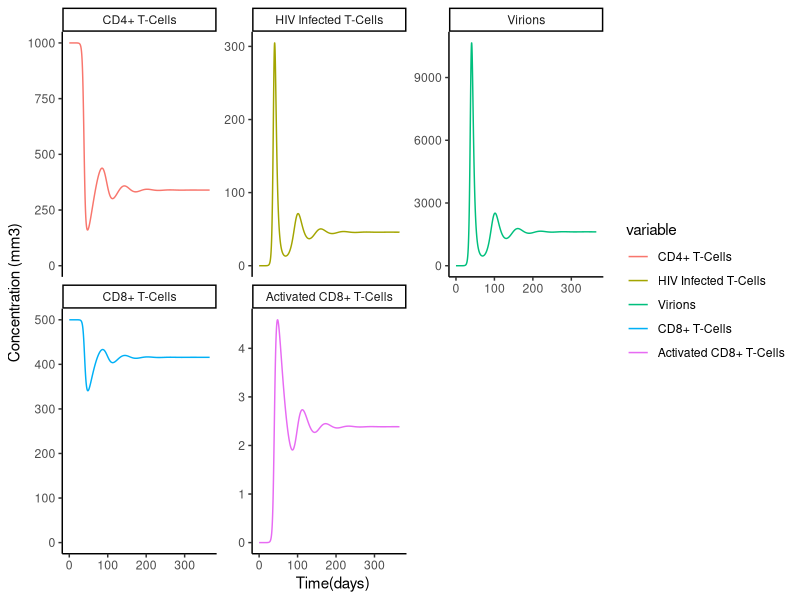
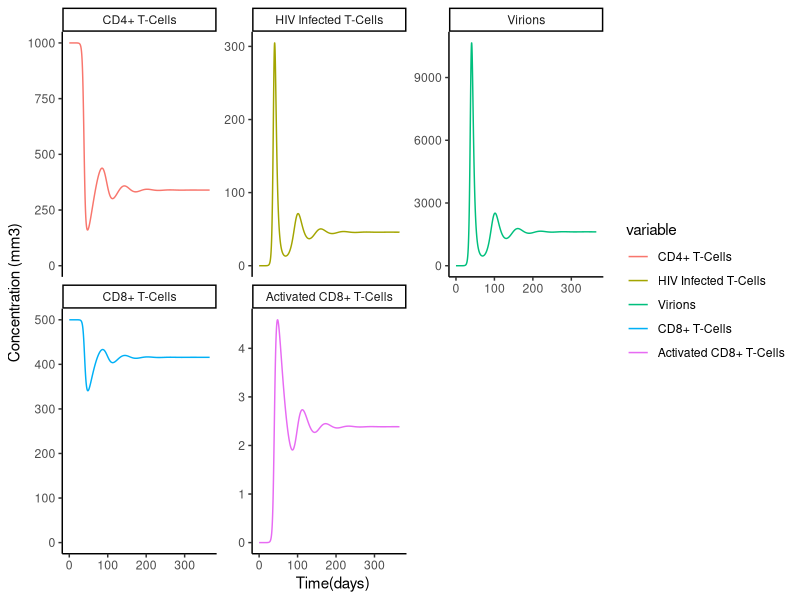

These figures' R source, in order:
library(deSolve)
library(ggplot2)
library(tidyr)

# hiv_func is the function on the right hand side of the
# differential equation. 
hiv_func <- function(t, HIV, params) {

    T = HIV["T"]
    I = HIV["I"]
    V = HIV["V"]
    Z = HIV["Z"]
    ZA = HIV["ZA"]

    mu_x = params["mu_x"]
    mu_y = params["mu_y"]
    mu_v = params["mu_v"]
    mu_z = params["mu_z"]
    k_v = params["k_v"]
    beta_z = params["beta_z"]
    beta_v = params["beta_v"]
    p_y = params["p_y"]
    p_v = params["p_v"]
    lambda_x = params["lambda_x"]
    lambda_z= params["lambda_z"]


    # now that we have extracted the parameters, we can evaluate the
    # differential equation's right hand side

    dT = lambda_x - mu_x*T - beta_v*T*V
    dI = beta_v*T*V - mu_y*I - p_y*I*ZA
    dV = k_v*mu_y*I - mu_v*V - p_v*V*ZA
    dZ = lambda_z - mu_z*Z - beta_z*Z*V
    dZA = beta_z*Z*I -mu_z*ZA

    list(c(dT, dI, dV, dZ, dZA))
}

#parameters
parms <- c(mu_x = 0.02,
           mu_y = 0.24,
           mu_v = 2.4,
           mu_z = 0.04,
           k_v = 360,
           beta_z = 0.000005,
           beta_v = 0.000024,
           p_y = 0.02,
           p_v = 0.02,
           lambda_x = 20,
           lambda_z = 20)
	   

# initial values
Pstart <- c(T = 1000,
       	    I = 0,
            V = 0.001,
	    Z = 500,
	    ZA = 0)

# set the times (full collection of x axis points)
times <- seq(from=0, to=365, by= 0.01)


diffeq_result <- ode(
    func=hiv_func,
    y=Pstart,
    times=times,
    parms=parms)


diffeq_result <- as.data.frame(diffeq_result)

gathered_result <- gather(diffeq_result, variable, value, -time)

gathered_result$variable[gathered_result$variable == "T"] <- "CD4+ T-Cells"
gathered_result$variable[gathered_result$variable == "I"] <- "HIV Infected T-Cells"
gathered_result$variable[gathered_result$variable == "V"] <- "Virions"
gathered_result$variable[gathered_result$variable == "Z"] <- "CD8+ T-Cells"
gathered_result$variable[gathered_result$variable == "ZA"] <- "Activated CD8+ T-Cells"

gathered_result$variable <- factor(gathered_result$variable, levels = c("CD4+ T-Cells", "HIV Infected T-Cells", "Virions",
                                                                        "CD8+ T-Cells", "Activated CD8+ T-Cells"))

plot_result <- ggplot(data = gathered_result,#subset(gathered_result, variable == "TR"), #plot declared equation(s) only
                      mapping=aes(x=time, y=value, color = variable)) +
    geom_line(linewidth = 0.5) +
    theme_classic() +
    #scale_color_manual("Type of Cell")+
    ylab("Concentration (mm3)")+
    xlab("Time(days)")+

                      #plot each equation on its own graph
    facet_wrap(~variable, scales = "free_y")+
    coord_cartesian(
        xlim = NULL,
        ylim = c(0, NA))


		

#save to file
fname_base <- "result_ocm"
extensions = c("png", "pdf")
for (ext in extensions) {
    fname <- paste(fname_base, ".", ext, sep="")
    ggsave(fname, plot_result, height = 5, width = 9) #height,width of png/ pdf
    print(paste("wrote output to file ", fname))
    }
